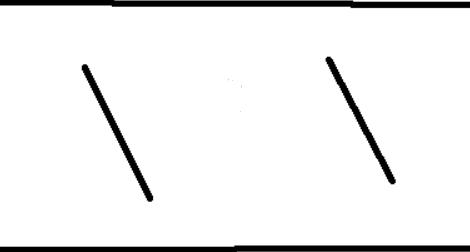
#> input picture arena.png, 470 x 252 px, found by its file name
$ jupyter execute me461_path_finder.ipynb
#> lines starting #> are read from the running program, lines starting #| are printed output that depends on the picture; after the words box and inside, x2 and y2 are one past the last pixel; in counts of white or black regions, pixels touching at a corner belong together
##Imports

[cell 1]
import cv2
import numpy as np
import math
from matplotlib import pyplot as plt

##Function Definitions

[cell 2]
def perpendicular_vector(v):
    return [-v[1], v[0]]

def point_on_object(point, objects, threshold=10):
    """
    Check if the point is on any of the objects by measuring the distance to each object's points.
    If the distance is less than the threshold, we consider the point to be on the object.

    :param point: The point to check.
    :param objects: The list of objects (clusters of points).
    :param threshold: The distance threshold to consider a point is on the object.
    :return: The index of the object that the point is on, or None if it's on no object.
    """
    for i, obj in enumerate(objects):
        distances = np.linalg.norm(obj - point, axis=1)
        if np.any(distances < threshold):
            return i
    return None


def find_closest_aligned_point(start, direction, objects):
    aligned_points = []
    for obj in objects:
        # Exclude the object that the position lies on
        if any(np.array_equal(point, start) for point in obj):
            continue
        for point in obj:
            # Calculate the y value on the line for the current x value
            y_on_line = (direction[1] / direction[0]) * (point[0] - start[0]) + start[1]
            if np.isclose(point[1], y_on_line, atol=2):  # Adjust the tolerance as needed
                aligned_points.append(point)

    # If there are no aligned points, return None
    if not aligned_points:
        return None

    # Convert the list of points to an array
    aligned_points = np.array(aligned_points)

    # Find the closest point to the start position
    distances = np.linalg.norm(aligned_points - start, axis=1)
    closest_point = aligned_points[np.argmin(distances)]

    return closest_point

# def find_normal(points):
#     ##returns is y,x postions
#     # Compute the centroid of the points
#     centroid = np.mean(points, axis=0)

#     # Compute the points relative to the centroid
#     relative_points = points - centroid

#     # Compute the covariance matrix of the relative points
#     cov = np.cov(relative_points, rowvar=False)

#     # Compute the eigenvalues and eigenvectors of the covariance matrix
#     eigenvalues, eigenvectors = np.linalg.eig(cov)

#     # The normal vector is the eigenvector corresponding to the smallest eigenvalue
#     normal = eigenvectors[np.argmin(eigenvalues)]
#     normal = perpendicular_vector(normal)

#     # convert list to numpy array
#     numpy_array = np.array(normal)

#     return numpy_array


def find_normal(points, incoming_vector):
    # Compute the centroid of the points
    centroid = np.mean(points, axis=0)

    # Compute the points relative to the centroid
    relative_points = points - centroid

    # Compute the covariance matrix of the relative points
    cov = np.cov(relative_points, rowvar=False)

    # Compute the eigenvalues and eigenvectors of the covariance matrix
    eigenvalues, eigenvectors = np.linalg.eig(cov)

    # The normal vector is the eigenvector corresponding to the smallest eigenvalue
    normal = eigenvectors[np.argmin(eigenvalues)]
    normal = np.array([normal[1], normal[0]])  # Swap the components to get (x, y) order

    # Ensure the normal vector points towards the incoming vector
    if np.dot(normal, incoming_vector) > 0:
        normal = -normal  # Reverse the direction of the normal vector

    return normal

##Main Running Code

[cell 3]
import cv2
import numpy as np
import matplotlib.pyplot as plt
from sklearn.cluster import DBSCAN
from sklearn.preprocessing import normalize
from matplotlib.lines import Line2D

# Load the image and convert to grayscale for obstacle detection
image = cv2.imread('/content/arena.png')
#> image is the input picture: shape (252, 470, 3); mean B, G, R 238.8, 238.8, 238.8
gray = cv2.cvtColor(image, cv2.COLOR_BGR2GRAY)
binary_image = cv2.threshold(gray, 127, 255, cv2.THRESH_BINARY)[1]  # Threshold value of 127
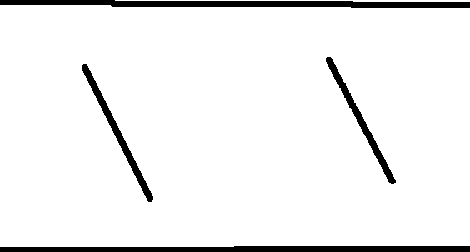
#> binary_image: shape (252, 470); 93.9% white; 4 black regions, box (x1, y1, x2, y2) and area: (0, 0, 470, 8) 2714, (0, 246, 470, 252) 2586, (82, 64, 153, 202) 1017, (326, 57, 396, 184) 946

print(f"test1 none image: {binary_image.shape !=None}")
#| test1 none image: True

# Find the black objects using DBSCAN
y_indices, x_indices = np.nonzero(binary_image == 0)
#> y_indices = 7263 values from 0 to 251; x_indices = 7263 values, max 469 at index 937, min 0 at index 0, mean 240.9
coordinates = np.column_stack([x_indices, y_indices])
#> coordinates = 7263 pairs, first value 0 to 469, second value 0 to 251
db = DBSCAN(eps=2, min_samples=5).fit(coordinates)
labels = db.labels_
#> labels = 7263 values, max 3 at index 4677, min 0 at index 0, mean 1.48

print(f"test2 labels : {labels}")
#> (printed output is left out)

objects = []
for i in np.unique(labels):
    if i != -1:  # Ignore noise
        objects.append(coordinates[labels == i])
#> this loop made 4 passes
#> after the loop, objects = 4 items

# Define the initial position and vector
x = 0
y = int(binary_image.shape[0] / 2)
#> y = 126
dx = 50
dy = 250
start_position = np.array([x, y], dtype=float)
#> start_position = [0, 126]
vector = np.array([dx, dy], dtype=float)

# Normalize the vector
vector = normalize(vector.reshape(1, -1))[0]

# Compute the normal vectors for each object
# normals = [find_normal(obj) for obj in objects] //todo
normals = []


# Find the index of the object that contains the start position
start_object_index = next(i for i, obj in enumerate(objects) if start_position in obj)
#> start_object_index = 0

# Define the center and radius of the circular area
center = np.array([binary_image.shape[1] // 2, binary_image.shape[0] // 2])
#> center = [235, 126]
radius = 10

# Initialize the total length
total_length = 0


for _ in range(5):
    print(f"ITERATION : {_}")
    closest_aligned_point = find_closest_aligned_point(start_position, vector, objects)
    print(f"init vector:{vector}")


    if closest_aligned_point is None:
        # If there are no aligned points, break the loop
        print("No Aligned Points ! ")
        break

    # Calculate the distance to the closest aligned point
    distance = np.linalg.norm(closest_aligned_point - start_position)
    total_length += distance

    # WINNER CONDITION
    if np.linalg.norm(start_position - center) <= radius:
        # If it is, break the loop and return the initial starting position, the angle of the vector, and the total length
        angle = np.arctan2(vector[1], vector[0])
        print("##################################### WINNER CONDITION #####################################")
        print(f"Initial starting position: {start_position}, Angle of the vector: {angle}, Length: {total_length}")
        break

    # Move to the closest aligned point
    start_position = closest_aligned_point


    start_object_index = point_on_object(start_position, objects)

    print(f"start_object_index: {start_object_index}")


    # # Reflect the vector
    # dot_prod = np.dot(vector, normals[start_object_index]) * normals[start_object_index]
    # # dot_prod = np.dot(vector, np.array(normals[start_object_index][1], normals[start_object_index][0])) * np.array(normals[start_object_index][1], normals[start_object_index][0])

    # # reflected_vector = vector - 2 * dot_prod
    # reflected_vector = -vector + 2 * dot_prod

    # Assuming normals[start_object_index] is already a normalized normal vector
    # normal = np.array([normals[start_object_index][1], normals[start_object_index][0]])//todo
    normal = find_normal(objects[start_object_index], vector)

    print(f"NORMAL: {normal}")

    normals.append(normal)


    # Calculate the dot product of the vector and the normal
    dot_prod = np.dot(vector, normal)

    # Calculate the reflected vector
    reflected_vector = -vector + 2 * dot_prod * normal

    print(f"refelcted_vector : {reflected_vector}")


    # Create custom legend entries
    legend_elements = [
        Line2D([0], [0], marker='o', color='w', label='Starting Position', markerfacecolor='red', markersize=10),
        Line2D([0], [0], color='yellow', lw=4, label='Initial Vector'),
        Line2D([0], [0], color='blue', lw=4, label='Reflected Vector'),
        Line2D([0], [0], color='green', lw=4, label='Normal Vector')
    ]

    # Add the legend to the plot with custom entries
    plt.legend(handles=legend_elements, loc='upper right')

    # Draw the point and vector on the image
    plt.imshow(binary_image, cmap='gray')
    plt.scatter(start_position[0], start_position[1], color='red')
    plt.arrow(start_position[0], start_position[1], vector[0]*50, vector[1]*50, color='yellow', head_width=3)
    plt.arrow(start_position[0], start_position[1], reflected_vector[0]*50, reflected_vector[1]*50, color='blue', head_width=3)
    # Draw the normal vector of the object that the start position is on
    plt.arrow(start_position[0], start_position[1], normals[_][1]*50, normals[_][0]*50, color='green', head_width=3)
    plt.pause(0.001)  # Pause to update the figure


    # Update the vector to the reflected vector for the next iteration
    vector = reflected_vector
#> this loop made 5 passes
#> (distance, total_length, start_position, start_object_index, centroid in find_normal, cov in find_normal, eigenvalues in find_normal, eigenvectors in find_normal) on passes 1, 3, 4: (123.4, 123.4, [24, 247], 3, [245.2, 248.7], [[18294.2, -29.12], [-29.12, 2.56]], [18294.2, 2.52], [[1, 0.00159], [-0.00159, 1]]), (61, 432.1, [83, 64], 2, [116.9, 132.5], [[386, 765.2], [765.2, 1535.7]], [3.75, 1918], [[-0.895, -0.447], [0.447, -0.895]]), (80.72, 512.8, [29, 4], 0, [241.8, 3.45], [[17747.2, 102.2], [102.2, 3.47]], [17747.8, 2.88], [[1, -0.00576], [0.00576, 1]])
#> (distances in find_closest_aligned_point, distance, total_length, start_position, start_object_index, centroid in find_normal, cov in find_normal, eigenvalues in find_normal) on pass 2: ([250.6, 249.7, 248.7, 247.7], 247.7, 371.1, [72, 4], 0, [241.8, 3.45], [[17747.2, 102.2], [102.2, 3.47]], [17747.8, 2.88])
#> (printed output is left out)
#> pass 1, `plt.pause(0.001)`:
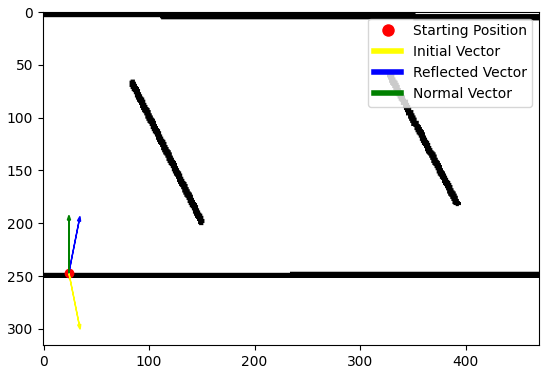
#> figure drawn by matplotlib, 1 panel
#> pass 2, `plt.pause(0.001)`:
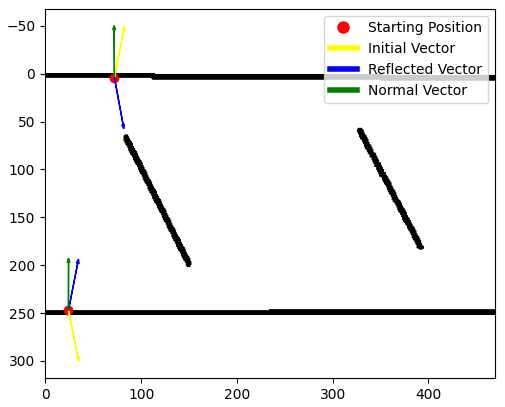
#> figure drawn by matplotlib, 1 panel
#> after the loop, normals = [[-1, 0.00159], [-1, -0.00576], [-0.447, -0.895], [-1, -0.00576]]; total_length = 512.8

# Keep the plot open
plt.show()
